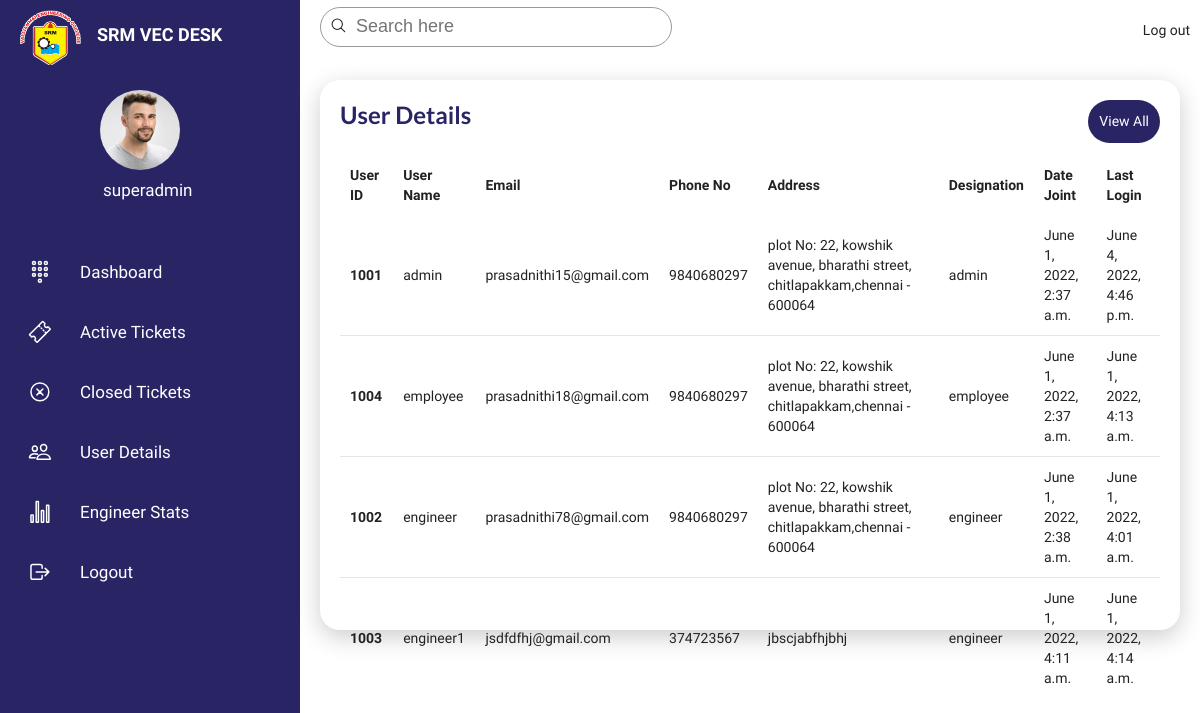
The page /empdetail/ (signed in) on the database as committed earlier.
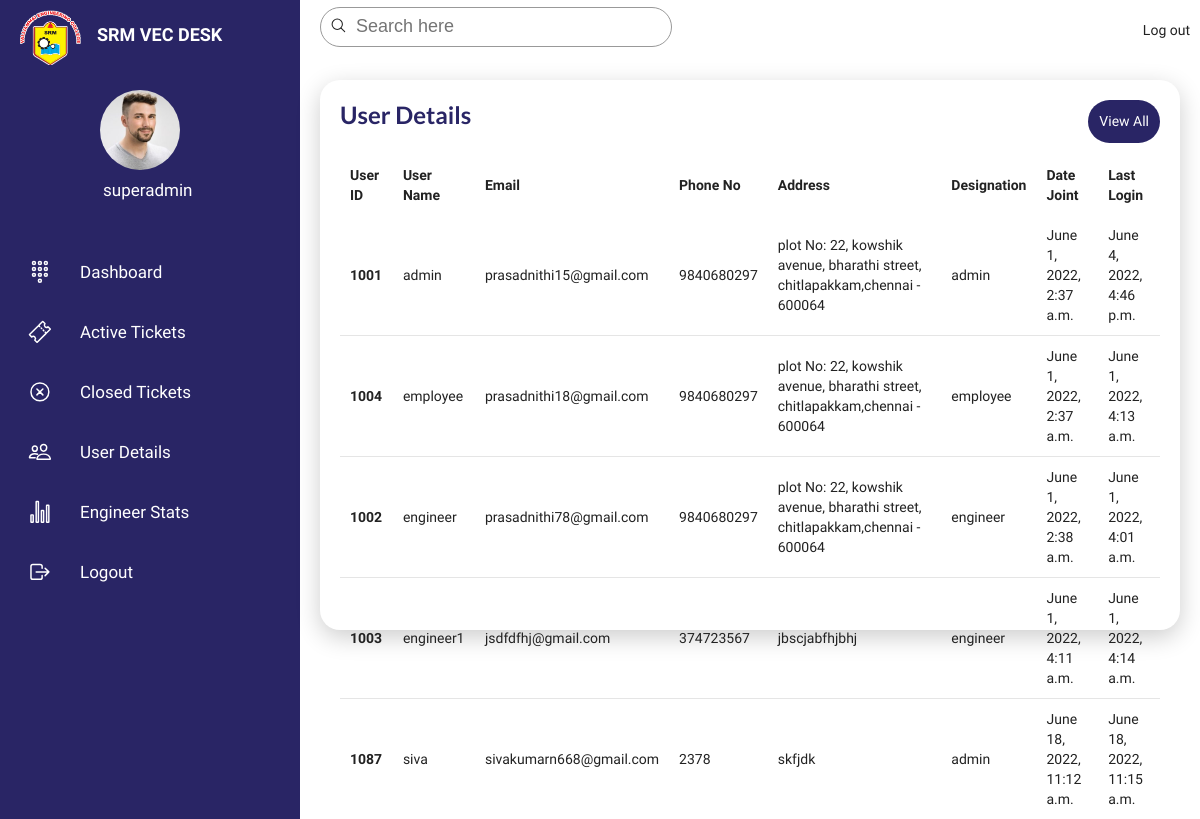
The same page on the database as committed later.
### tickets/models.py (models this page shows)
class User(AbstractUser):
    userId = models.CharField(max_length=300)
    email = models.EmailField(max_length=5000, unique=True)
    mobNo = models.CharField(max_length=13)
    address = models.TextField(max_length=2000)
    designation = models.CharField(max_length=200)
    date_joined = models.DateTimeField(auto_now_add=True)
    last_login = models.DateTimeField(null=True)
    is_superadmin=models.BooleanField('is superadmin', default=False)
    is_admin=models.BooleanField('is admin', default=False)
    is_engineer=models.BooleanField('is engineer', default=False)
    is_employee=models.BooleanField('is employee', default=False)

### tickets/views.py (the view)
# urls.py: path('empdetail/', views.userdetail, name='user_detail'),
@login_required(login_url='login')
def userdetail(request):
    if request.user.is_authenticated:
        if request.user.is_authenticated:
            tickets=User.objects.all()
        return render(request, 'userdetail.html',{"tickets":tickets})
    else:
        return render(request, 'login.html', {})

### templates/userdetail.html (shortened to what this page needs)
{% extends 'adminbasic.html' %}
{% block content %}
<div class="active-details">
  <div class="recentOrders" data-aos="zoom-in">
      <div class="cardHeader">
          <h2>User Details</h2>
          <a href="#" class="btn">View All</a>
      </div>
      <table id="myTable1">
          <thead>
              <tr>
                  <td>User ID</td>
                  <td>User Name</td>
                  <td>Email</td>
                  <td>Phone No</td>
                  <td>Address</td>
                  <td>Designation</td>
                  <td>Date Joint</td>
                  <td>Last Login</td>
              </tr>
          </thead>
          <tbody>
            {% for statuse in tickets %}
            {% if statuse.designation != "superadmin" %}
              <tr>
                <th scope="row" style="padding:10px;"> {{ statuse.userId }} </th>
                <td> {{ statuse.username }} </td>
                <td> {{ statuse.email }} </td>
                <td> {{ statuse.mobNo }} </td>
                <td> {{ statuse.address }} </td>
                <td> {{ statuse.designation }} </td>
                <td> {{ statuse.date_joined }} </td>
                <td> {{ statuse.last_login }} </td>
              </tr>
              {% endif %}
  {% endfor %}
          </tbody>
      </table>
  </div>
</div>
{% endblock %}

### templates/adminbasic.html (shortened to what this page needs)
{% load static %}
<!DOCTYPE html>
<html lang="en">
<head>
    <link rel="stylesheet" href="https://cdn.jsdelivr.net/npm/bootstrap@4.0.0/dist/css/bootstrap.min.css">
     <link rel="stylesheet" href="https://cdnjs.cloudflare.com/ajax/libs/font-awesome/4.7.0/css/font-awesome.min.css">
     <link rel="stylesheet" type='text/css' href="https://cdnjs.cloudflare.com/ajax/libs/semantic-ui/2.2.14/semantic.min.css">
     <link href="https://unpkg.com/aos@2.3.1/dist/aos.css" rel="stylesheet">
     <link rel="stylesheet" href="https://cdnjs.cloudflare.com/ajax/libs/Chart.js/2.8.0/Chart.min.css" />
<link href="{% static 'style.css' %}" rel="stylesheet">
<link href="{% static 'active-ticket.css' %}" rel="stylesheet">
    </head>
<body>
    <div class="desk-container">
        <div class="desk-navigation">
            <div class="logo-section">
                <span class="icon">
                    <img src="{% static 'SRMVEClogo.png' %}" alt="">
                </span>
                <span class="logo-title">SRM VEC DESK</span>
            </div>
            <ul>
                <a data-toggle="modal" data-target="#userModal"><li>
                    <div class="user">
                        <img src="{% static 'imgs/customer01.jpg' %}" alt="">
                    </div>
                    <div class="user-name">
                        <p>{{ user.username }}</p>
                    </div>
                </li>
                </a>
                <li>
                    <a href="{% url 'admin' %}" >
                        <span class="icon">
                            <ion-icon name="keypad-outline"></ion-icon>
                        </span>
                        <span class="title">Dashboard</span>
                    </a>
                </li>
                <li>
                    <a href="{% url 'admintable' %}">
                        <span class="icon">
                            <ion-icon name="ticket-outline"></ion-icon>
                        </span>
                        <span class="title">Active Tickets</span>
                    </a>
                </li>
                <li>
                    <a href="{% url 'adminclosed' %}">
                        <span class="icon">
                            <ion-icon name="close-circle-outline"></ion-icon>
                        </span>
                        <span class="title">Closed Tickets</span>
                    </a>
                </li>
                <li>
                    <a href="{% url 'user_detail' %}">
                        <span class="icon">
                            <ion-icon name="people-outline"></ion-icon>
                        </span>
                        <span class="title">User Details</span>
                    </a>
                </li>
                <li>
                    <a href="{% url 'stats' %}">
                        <span class="icon">
                            <ion-icon name="stats-chart-outline"></ion-icon>
                        </span>
                        <span class="title">Engineer Stats</span>
                    </a>
                </li>
                <li>
                  <a href="#" data-toggle="modal" data-target="#logoutModal">
                      <span class="icon">
                          <ion-icon name="log-out-outline"></ion-icon>
                      </span>
                      <span class="title">Logout</span>
                  </a>
              </li>
            </ul>
        </div>
        <div class="main">
            <div class="topbar">
                <div class="search">
                    <label>
                        <input type="text" name="sbar" placeholder="Search here">
                        <ion-icon name="search-outline"></ion-icon>
                    </label>
                </div>
                <div>
                    <p>Log out</p>
                </div>
            </div>
            {% if user.is_authenticated %}
                                {% block content %}
                                {% endblock content %}
                            {% else %}
                            <p>login here : <a href="{% url 'login' %}"></a></p>
                        {% endif %}
        </div>
    </div>
</body>
</html>

### static/style.css (style rules this page uses)
* { font-family: "Ubuntu", sans-serif; margin: 0; padding: 0; box-sizing: border-box; }
:root { --blue: #292565; --blue1:#149ddd; --white: #fff; --gray: #f5f5f5; --black1: #222; --black2: #999; }
body { min-height: 100vh; overflow-x: hidden; }
.desk-container { position: relative; width: 100%; }
.desk-navigation { position: fixed; width: 300px; height: 100%; background: var(--blue); border-left: 10px solid var(--blue); transition: 0.5s; overflow: hidden; }
.desk-navigation ul { position: absolute; top: 0; left: 0; width: 100%; }
.desk-navigation ul li { position: relative; width: 100%; list-style: none; border-top-left-radius: 30px; border-bottom-left-radius: 30px; }
.desk-navigation ul li:nth-child(1) { margin-bottom: 40px; pointer-events: none; }
.desk-navigation ul li a,button { position: relative; display: block; width: 100%; display: flex; text-decoration: none; color: var(--white); }
.desk-navigation ul li a .icon { position: relative; display: block; min-width: 60px; height: 60px; line-height: 75px; text-align: center; }
.desk-navigation ul li a .icon ion-icon { font-size: 1.70rem; }
.desk-navigation .logo-section .icon img { width: 70%; align-items: flex-start; margin: 10px; }
.desk-navigation ul li a .title { position: relative; display: block; padding: 0 10px; height: 60px; line-height: 60px; text-align: start; float: left; white-space: nowrap; font-size: 17px; margin-left: 0; }
.logo-section { display: flex; justify-content: left; }
.logo-section .icon { flex-basis: 30%; }
.logo-section .logo-title { flex-basis: 50%; margin-top: 25px; color: white; font-size: 18px; font-weight: 700; margin-left: 0; }
.main { position: absolute; width: calc(100% - 300px); left: 300px; min-height: 100vh; background: var(--white); transition: 0.5s; }
.topbar { width: 100%; height: 60px; display: flex; justify-content: space-between; align-items: center; padding: 0 10px; }
.search { position: relative; flex-basis: 40%; width: 400px; margin: 0 10px; }
.search label { position: relative; width: 100%; }
.search label input { width: 100%; height: 40px; border-radius: 40px; padding: 5px 20px; padding-left: 35px; font-size: 18px; outline: none; border: 1px solid var(--black2); }
.search label ion-icon { position: absolute!important; margin-top: 10px!important; left: 10px!important; font-size: 1.2rem; }
.user { position: relative; width: 80px; height: 80px; border-radius: 50%; overflow: hidden; cursor: pointer; margin-top: 90px; margin-left: 90px; }
.user-name { position: relative; margin-left: 93px; color: white; font-size: 17px; margin-top: 8px; margin-bottom: 0; }
.user img { display: block; position: absolute; top: 0; left: 0; width: 100%; height: 100%; }
.cardHeader h2 { font-weight: 600; color: var(--blue); }
.cardHeader .btn { position: relative; padding: 10px; background: var(--blue); text-decoration: none; color: var(--white); border-radius: 2rem; }

### static/active-ticket.css (style rules this page uses)
.active-details { position: relative; width: 100%; padding: 20px; display: grid; grid-template-columns: 100%; grid-gap: 30px; }
.active-details .recentOrders { position: relative; height: 550px; background: var(--white); padding: 20px; box-shadow: 0 7px 25px rgba(0, 0, 0, 0.2); border-radius: 20px; transition: .5s ease; }
.active-details .cardHeader { display: flex; justify-content: space-between; align-items: flex-start; }
.cardHeader h2 { font-weight: 600; color: var(--blue); }
.cardHeader .btn { position: relative; padding: 10px; background: var(--blue); text-decoration: none; color: var(--white); border-radius: 2rem; }
.active-details table { width: 100%; border-collapse: collapse; margin-top: 10px; }
.active-details table thead td { font-weight: 600; }
.active-details .recentOrders table tr { color: var(--black1); border-bottom: 1px solid rgba(0, 0, 0, 0.1); }
.active-details .recentOrders table tbody td { margin-left: 2px; }
.active-details .recentOrders table tr:last-child { border-bottom: none; }
.active-details .recentOrders table tr td { padding: 10px; text-align: left; }

Rows that differ between the two databases and show on the page:
added User: userId "1087", username "siva", email "sivakumarn668@gmail.com", mobNo "2378", address "skfjdk", designation "admin", date_joined "June 18, 2022, 11:12 a.m.", last_login "June 18, 2022, 11:15 a.m."
